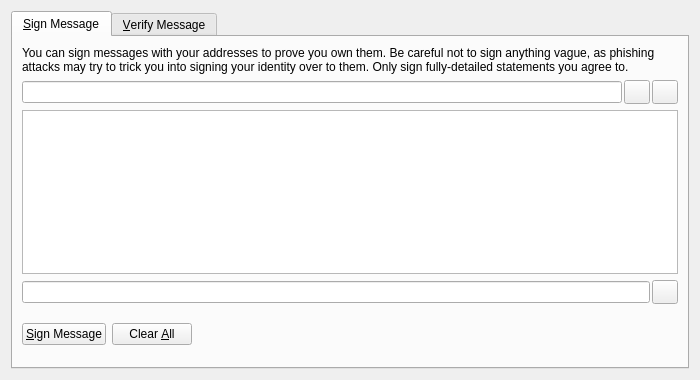
<?xml version="1.0" encoding="UTF-8"?>
<ui version="4.0">
 <class>SignVerifyMessageDialog</class>
 <widget class="QDialog" name="SignVerifyMessageDialog">
  <property name="geometry">
   <rect>
    <x>0</x>
    <y>0</y>
    <width>700</width>
    <height>380</height>
   </rect>
  </property>
  <property name="windowTitle">
   <string>Signatures - Sign / Verify a Message</string>
  </property>
  <property name="modal">
   <bool>true</bool>
  </property>
  <layout class="QVBoxLayout" name="verticalLayout">
   <item>
    <widget class="QTabWidget" name="tabWidget">
     <property name="currentIndex">
      <number>0</number>
     </property>
     <widget class="QWidget" name="tabSignMessage">
      <attribute name="title">
       <string>&amp;Sign Message</string>
      </attribute>
      <layout class="QVBoxLayout" name="verticalLayout_SM">
       <item>
        <widget class="QLabel" name="infoLabel_SM">
         <property name="text">
          <string>You can sign messages with your addresses to prove you own them. Be careful not to sign anything vague, as phishing attacks may try to trick you into signing your identity over to them. Only sign fully-detailed statements you agree to.</string>
         </property>
         <property name="textFormat">
          <enum>Qt::PlainText</enum>
         </property>
         <property name="wordWrap">
          <bool>true</bool>
         </property>
        </widget>
       </item>
       <item>
        <layout class="QHBoxLayout" name="horizontalLayout_1_SM">
         <property name="spacing">
          <number>0</number>
         </property>
         <item>
          <widget class="QValidatedLineEdit" name="addressIn_SM">
           <property name="toolTip">
            <string>The address to sign the message with (e.g. btK1jUZ2SEe7hxMA4tvDWxpBigJyekXPgZ)</string>
           </property>
           <property name="maxLength">
            <number>34</number>
           </property>
          </widget>
         </item>
         <item>
          <widget class="QPushButton" name="addressBookButton_SM">
           <property name="sizePolicy">
            <sizepolicy hsizetype="Fixed" vsizetype="Fixed">
             <horstretch>0</horstretch>
             <verstretch>0</verstretch>
            </sizepolicy>
           </property>
           <property name="minimumSize">
            <size>
             <width>28</width>
             <height>24</height>
            </size>
           </property>
           <property name="maximumSize">
            <size>
             <width>28</width>
             <height>24</height>
            </size>
           </property>
           <property name="toolTip">
            <string>Choose an address from the address book</string>
           </property>
           <property name="styleSheet">
            <string notr="true">max-width: 24px; min-width: 24px; margin-left: 2px;</string>
           </property>
           <property name="text">
            <string/>
           </property>
           <property name="icon">
            <iconset resource="../bitcoin.qrc">
             <normaloff>:/icons/address-book</normaloff>:/icons/address-book</iconset>
           </property>
           <property name="shortcut">
            <string>Alt+A</string>
           </property>
           <property name="autoDefault">
            <bool>false</bool>
           </property>
          </widget>
         </item>
         <item>
          <widget class="QPushButton" name="pasteButton_SM">
           <property name="sizePolicy">
            <sizepolicy hsizetype="Fixed" vsizetype="Fixed">
             <horstretch>0</horstretch>
             <verstretch>0</verstretch>
            </sizepolicy>
           </property>
           <property name="minimumSize">
            <size>
             <width>28</width>
             <height>24</height>
            </size>
           </property>
           <property name="maximumSize">
            <size>
             <width>28</width>
             <height>24</height>
            </size>
           </property>
           <property name="toolTip">
            <string>Paste address from clipboard</string>
           </property>
           <property name="styleSheet">
            <string notr="true">max-width: 24px; min-width: 24px; margin-left: 2px;</string>
           </property>
           <property name="text">
            <string/>
           </property>
           <property name="icon">
            <iconset resource="../bitcoin.qrc">
             <normaloff>:/icons/editpaste</normaloff>:/icons/editpaste</iconset>
           </property>
           <property name="shortcut">
            <string>Alt+P</string>
           </property>
           <property name="autoDefault">
            <bool>false</bool>
           </property>
          </widget>
         </item>
        </layout>
       </item>
       <item>
        <widget class="QPlainTextEdit" name="messageIn_SM">
         <property name="toolTip">
          <string>Enter the message you want to sign here</string>
         </property>
        </widget>
       </item>
       <item>
        <layout class="QHBoxLayout" name="horizontalLayout_2_SM">
         <property name="spacing">
          <number>0</number>
         </property>
         <item>
          <widget class="QLineEdit" name="signatureOut_SM">
           <property name="font">
            <font>
             <italic>true</italic>
            </font>
           </property>
           <property name="readOnly">
            <bool>true</bool>
           </property>
          </widget>
         </item>
         <item>
          <widget class="QPushButton" name="copySignatureButton_SM">
           <property name="sizePolicy">
            <sizepolicy hsizetype="Fixed" vsizetype="Fixed">
             <horstretch>0</horstretch>
             <verstretch>0</verstretch>
            </sizepolicy>
           </property>
           <property name="minimumSize">
            <size>
             <width>28</width>
             <height>24</height>
            </size>
           </property>
           <property name="maximumSize">
            <size>
             <width>28</width>
             <height>24</height>
            </size>
           </property>
           <property name="toolTip">
            <string>Copy the current signature to the system clipboard</string>
           </property>
           <property name="styleSheet">
            <string notr="true">max-width: 24px; min-width: 24px; margin-left: 2px;</string>
           </property>
           <property name="text">
            <string/>
           </property>
           <property name="icon">
            <iconset resource="../bitcoin.qrc">
             <normaloff>:/icons/editcopy</normaloff>:/icons/editcopy</iconset>
           </property>
           <property name="autoDefault">
            <bool>false</bool>
           </property>
          </widget>
         </item>
        </layout>
       </item>
       <item>
        <layout class="QHBoxLayout" name="horizontalLayout_3_SM">
         <item>
          <widget class="QPushButton" name="signMessageButton_SM">
           <property name="toolTip">
            <string>Sign the message to prove you own this BiosCrypto address</string>
           </property>
           <property name="text">
            <string>&amp;Sign Message</string>
           </property>
           <property name="icon">
            <iconset resource="../bitcoin.qrc">
             <normaloff>:/icons/edit</normaloff>:/icons/edit</iconset>
           </property>
           <property name="autoDefault">
            <bool>false</bool>
           </property>
          </widget>
         </item>
         <item>
          <widget class="QPushButton" name="clearButton_SM">
           <property name="toolTip">
            <string>Reset all sign message fields</string>
           </property>
           <property name="text">
            <string>Clear &amp;All</string>
           </property>
           <property name="icon">
            <iconset resource="../bitcoin.qrc">
             <normaloff>:/icons/remove</normaloff>:/icons/remove</iconset>
           </property>
           <property name="autoDefault">
            <bool>false</bool>
           </property>
          </widget>
         </item>
         <item>
          <spacer name="horizontalSpacer_1_SM">
           <property name="orientation">
            <enum>Qt::Horizontal</enum>
           </property>
           <property name="sizeHint" stdset="0">
            <size>
             <width>40</width>
             <height>48</height>
            </size>
           </property>
          </spacer>
         </item>
         <item>
          <widget class="QLabel" name="statusLabel_SM">
           <property name="font">
            <font>
             <weight>75</weight>
             <bold>true</bold>
            </font>
           </property>
           <property name="text">
            <string/>
           </property>
           <property name="wordWrap">
            <bool>true</bool>
           </property>
          </widget>
         </item>
         <item>
          <spacer name="horizontalSpacer_2_SM">
           <property name="orientation">
            <enum>Qt::Horizontal</enum>
           </property>
           <property name="sizeHint" stdset="0">
            <size>
             <width>40</width>
             <height>48</height>
            </size>
           </property>
          </spacer>
         </item>
        </layout>
       </item>
      </layout>
     </widget>
     <widget class="QWidget" name="tabVerifyMessage">
      <attribute name="title">
       <string>&amp;Verify Message</string>
      </attribute>
      <layout class="QVBoxLayout" name="verticalLayout_VM">
       <item>
        <widget class="QLabel" name="infoLabel_VM">
         <property name="text">
          <string>Enter the signing address, message (ensure you copy line breaks, spaces, tabs, etc. exactly) and signature below to verify the message. Be careful not to read more into the signature than what is in the signed message itself, to avoid being tricked by a man-in-the-middle attack.</string>
         </property>
         <property name="textFormat">
          <enum>Qt::PlainText</enum>
         </property>
         <property name="alignment">
          <set>Qt::AlignLeading|Qt::AlignLeft|Qt::AlignTop</set>
         </property>
         <property name="wordWrap">
          <bool>true</bool>
         </property>
        </widget>
       </item>
       <item>
        <layout class="QHBoxLayout" name="horizontalLayout_1_VM">
         <property name="spacing">
          <number>0</number>
         </property>
         <item>
          <widget class="QValidatedLineEdit" name="addressIn_VM">
           <property name="toolTip">
            <string>The address the message was signed with (e.g. btK1jUZ2SEe7hxMA4tvDWxpBigJyekXPgZ)</string>
           </property>
           <property name="maxLength">
            <number>34</number>
           </property>
          </widget>
         </item>
         <item>
          <widget class="QPushButton" name="addressBookButton_VM">
           <property name="sizePolicy">
            <sizepolicy hsizetype="Fixed" vsizetype="Fixed">
             <horstretch>0</horstretch>
             <verstretch>0</verstretch>
            </sizepolicy>
           </property>
           <property name="minimumSize">
            <size>
             <width>28</width>
             <height>24</height>
            </size>
           </property>
           <property name="maximumSize">
            <size>
             <width>28</width>
             <height>24</height>
            </size>
           </property>
           <property name="toolTip">
            <string>Choose an address from the address book</string>
           </property>
           <property name="styleSheet">
            <string notr="true">max-width: 24px; min-width: 24px; margin-left: 2px;</string>
           </property>
           <property name="text">
            <string/>
           </property>
           <property name="icon">
            <iconset resource="../bitcoin.qrc">
             <normaloff>:/icons/address-book</normaloff>:/icons/address-book</iconset>
           </property>
           <property name="shortcut">
            <string>Alt+A</string>
           </property>
           <property name="autoDefault">
            <bool>false</bool>
           </property>
          </widget>
         </item>
        </layout>
       </item>
       <item>
        <widget class="QPlainTextEdit" name="messageIn_VM"/>
       </item>
       <item>
        <widget class="QValidatedLineEdit" name="signatureIn_VM"/>
       </item>
       <item>
        <layout class="QHBoxLayout" name="horizontalLayout_2_VM">
         <item>
          <widget class="QPushButton" name="verifyMessageButton_VM">
           <property name="toolTip">
            <string>Verify the message to ensure it was signed with the specified BiosCrypto address</string>
           </property>
           <property name="text">
            <string>&amp;Verify Message</string>
           </property>
           <property name="icon">
            <iconset resource="../bitcoin.qrc">
             <normaloff>:/icons/transaction_0</normaloff>:/icons/transaction_0</iconset>
           </property>
           <property name="autoDefault">
            <bool>false</bool>
           </property>
          </widget>
         </item>
         <item>
          <widget class="QPushButton" name="clearButton_VM">
           <property name="toolTip">
            <string>Reset all verify message fields</string>
           </property>
           <property name="text">
            <string>Clear &amp;All</string>
           </property>
           <property name="icon">
            <iconset resource="../bitcoin.qrc">
             <normaloff>:/icons/remove</normaloff>:/icons/remove</iconset>
           </property>
           <property name="autoDefault">
            <bool>false</bool>
           </property>
          </widget>
         </item>
         <item>
          <spacer name="horizontalSpacer_1_VM">
           <property name="orientation">
            <enum>Qt::Horizontal</enum>
           </property>
           <property name="sizeHint" stdset="0">
            <size>
             <width>40</width>
             <height>48</height>
            </size>
           </property>
          </spacer>
         </item>
         <item>
          <widget class="QLabel" name="statusLabel_VM">
           <property name="font">
            <font>
             <weight>75</weight>
             <bold>true</bold>
            </font>
           </property>
           <property name="text">
            <string/>
           </property>
           <property name="wordWrap">
            <bool>true</bool>
           </property>
          </widget>
         </item>
         <item>
          <spacer name="horizontalSpacer_2_VM">
           <property name="orientation">
            <enum>Qt::Horizontal</enum>
           </property>
           <property name="sizeHint" stdset="0">
            <size>
             <width>40</width>
             <height>48</height>
            </size>
           </property>
          </spacer>
         </item>
        </layout>
       </item>
      </layout>
     </widget>
    </widget>
   </item>
  </layout>
 </widget>
 <customwidgets>
  <customwidget>
   <class>QValidatedLineEdit</class>
   <extends>QLineEdit</extends>
   <header>qvalidatedlineedit.h</header>
  </customwidget>
 </customwidgets>
 <resources>
  <include location="../bitcoin.qrc"/>
 </resources>
 <connections/>
</ui>
